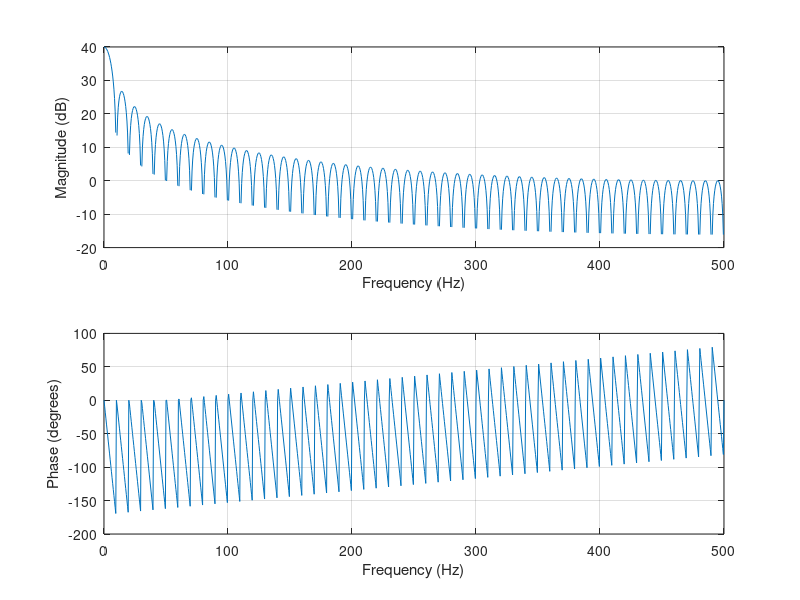

Source code (MATLAB):
%x(n) --->h(n)--->y(n)
%il problema si presenta se h(n) ha durata infinita.
%Ma a partire dall'H(z) posso scrivere solo i coefficienti della 
%trasformata Z. Non scrivo piu` h=[1/2 1/4 1/8 ... inf]
% %Quindi descrivo h(n) infinita con pochissimi dati della trasformata Z.
%           1                                  [1 ]    =B
% H(Z) = -------- e questi sono due vettori ----------    
%         1 - 2Z                              [1,1/2]  =A
%se A=1 il sistema e` FIR, non ha poli. E` sempre diverso da zero.

x=[zeros(1,100) 1 zeros(1,100)]; %una delta isolata da un po' di zeri
%B = [1 2 3 2 1];
%A = [1];                         %dovrebbe essere un sistema FIR

B = [1 2 3 2 1];                          %questo produce un
A = [1 -0.8];                     %segnale esponenziale decrescente %del tipo: y(n)=0.8 y(n-1)+x(n) con la
                                  %condizione y(0)=1
                                  %Dove ha il polo? Y(Z) = 0.8 Y(Z)z^-1
                                  %+X(z) --> ricavo Y(z) divido per X(z) e
                                  %ho la risposta H(Z) ... e ho facile
                                  %calcolare il polo. In questo caso, polo
                                  %in z=0.8


y=filter(B,A,x);                 %filter

A=[1];            %questo sistema fa la media mobile di 100 valori
B=ones(1,100);    %ma in frequenza? 99 zeri sulla circonferenza e 1 in zero
                  %quello che e` intuibile in un dominio, non e` banale
                  %sapere quello che succede nell'altro dominio. E` chiaro
                  %cosa stia succedendo nel tempo, ma molto meno chiaro in
                  %frequenza. 

%dati i vettori A e B che definiscono il mio sistema, posso chiedere varie
%cose:
%impz(B,A,50) %resituisce la risposta di un sistema
zplane(B,A);  %trova i poli del sistema


%se il sistema e` stabile posso calcolare la risposta in frequenza.
freqz(B,A,1000,1000) 





%stem(y)
